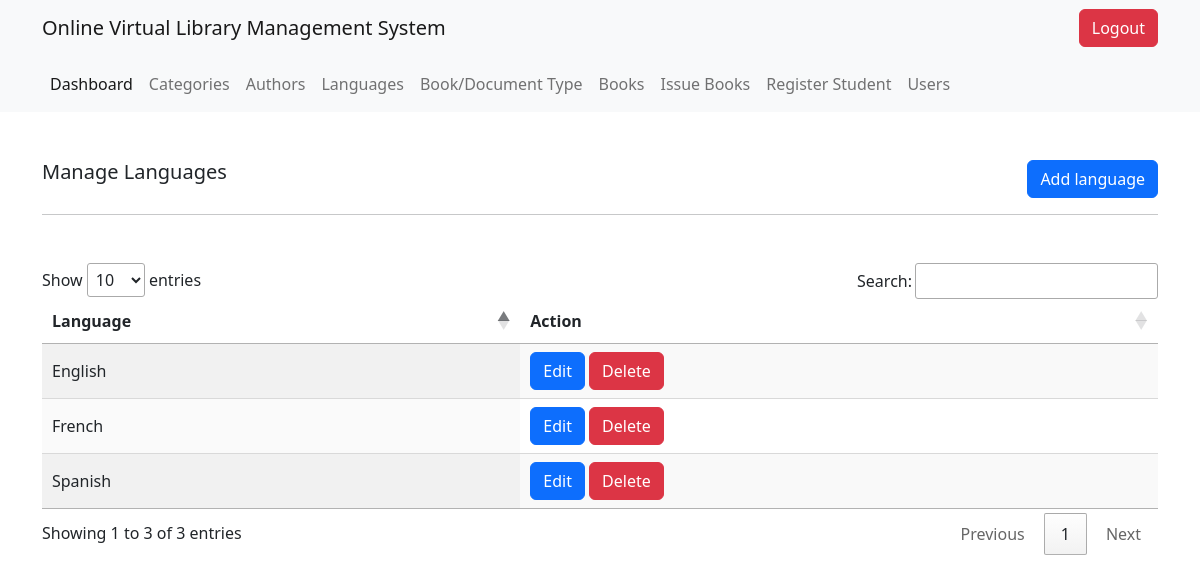
The page /languages/ (signed in) on the database its author committed.
### v_library/models.py (models this page shows, shortened)
class Language(models.Model):
    language = models.CharField(max_length=300)

### v_library/decorators.py (the view)
        def wrapper_func(request, *args, **kwargs):
            user = None
            if request.user.is_staff:
                user = 'staff'
            else :
                user = 'student'
            print(user)
            if user in allowed_roles:
                return view_func(request,*args, **kwargs)
            else:
                return HttpResponse('Access restricted')

### v_library/views.py (called while the page is built)
@login_required
@allowed_users(allowed_roles = ['staff'])
def languages(request):
    languages = Language.objects.all()
    context = {
        'languages': languages
    }
    return render(request, 'v_library/languages.html', context)

### v_library/templates/v_library/languages.html
{% extends 'v_library/root.html' %}
{% block content %}
<div class="container">
    <div class="d-flex justify-content-between mt-5">
        <h5 class="">Manage Languages</h5>
        <a href="{% url 'add_language' %}" class="btn btn-primary inline-block">Add language</a>
    </div>
    <hr>
</div>
<div class="container mt-5">
    <table class="table_id display" >
        <thead>
            <tr>
                <th>Language</th>
                <th>Action</th>
            </tr>
        </thead>
        <tbody>
            {% for language in languages %}
            <tr>
                <td>{{language.language}}</td>
                <td>
                    <a href="{% url 'edit_language' language.id %}" class="btn btn-primary">Edit</a>
                    <a href="{% url 'delete_language' language.id %}" class="btn btn-danger">Delete</a>
                </td>
            </tr>
            {% endfor %}
        </tbody>
    </table>
</div>
{% endblock %}

### rows shown on the page
Language: language "French"
Language: language "English"
Language: language "Spanish"
